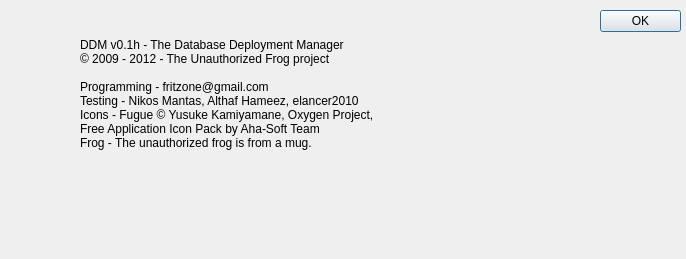
<?xml version="1.0" encoding="UTF-8"?>
<ui version="4.0">
 <class>AboutBoxDialog</class>
 <widget class="QDialog" name="AboutBoxDialog">
  <property name="geometry">
   <rect>
    <x>0</x>
    <y>0</y>
    <width>686</width>
    <height>259</height>
   </rect>
  </property>
  <property name="minimumSize">
   <size>
    <width>686</width>
    <height>259</height>
   </size>
  </property>
  <property name="maximumSize">
   <size>
    <width>686</width>
    <height>259</height>
   </size>
  </property>
  <property name="windowTitle">
   <string>About DDM</string>
  </property>
  <widget class="QDialogButtonBox" name="buttonBox">
   <property name="geometry">
    <rect>
     <x>600</x>
     <y>10</y>
     <width>81</width>
     <height>31</height>
    </rect>
   </property>
   <property name="orientation">
    <enum>Qt::Vertical</enum>
   </property>
   <property name="standardButtons">
    <set>QDialogButtonBox::Ok</set>
   </property>
  </widget>
  <widget class="QLabel" name="label">
   <property name="geometry">
    <rect>
     <x>20</x>
     <y>20</y>
     <width>51</width>
     <height>61</height>
    </rect>
   </property>
   <property name="text">
    <string/>
   </property>
   <property name="pixmap">
    <pixmap resource="dbm.qrc">:/images/actions/images/big/icon.png</pixmap>
   </property>
  </widget>
  <widget class="QLabel" name="label_2">
   <property name="geometry">
    <rect>
     <x>80</x>
     <y>20</y>
     <width>441</width>
     <height>161</height>
    </rect>
   </property>
   <property name="text">
    <string>DDM v0.1h - The Database Deployment Manager
© 2009 - 2012 - The Unauthorized Frog project

Programming - fritzone@gmail.com
Testing - Nikos Mantas, Althaf Hameez, elancer2010
Icons - Fugue © Yusuke Kamiyamane, Oxygen Project, 
Free Application Icon Pack by Aha-Soft Team 
Frog - The unauthorized frog is from a mug.
</string>
   </property>
   <property name="textFormat">
    <enum>Qt::PlainText</enum>
   </property>
   <property name="scaledContents">
    <bool>true</bool>
   </property>
  </widget>
  <widget class="QLabel" name="label_3">
   <property name="geometry">
    <rect>
     <x>530</x>
     <y>50</y>
     <width>151</width>
     <height>211</height>
    </rect>
   </property>
   <property name="text">
    <string/>
   </property>
   <property name="pixmap">
    <pixmap resource="dbm.qrc">:/images/actions/images/unaf.png</pixmap>
   </property>
  </widget>
 </widget>
 <resources>
  <include location="dbm.qrc"/>
 </resources>
 <connections>
  <connection>
   <sender>buttonBox</sender>
   <signal>accepted()</signal>
   <receiver>AboutBoxDialog</receiver>
   <slot>accept()</slot>
   <hints>
    <hint type="sourcelabel">
     <x>248</x>
     <y>254</y>
    </hint>
    <hint type="destinationlabel">
     <x>157</x>
     <y>274</y>
    </hint>
   </hints>
  </connection>
  <connection>
   <sender>buttonBox</sender>
   <signal>rejected()</signal>
   <receiver>AboutBoxDialog</receiver>
   <slot>reject()</slot>
   <hints>
    <hint type="sourcelabel">
     <x>316</x>
     <y>260</y>
    </hint>
    <hint type="destinationlabel">
     <x>286</x>
     <y>274</y>
    </hint>
   </hints>
  </connection>
 </connections>
</ui>
